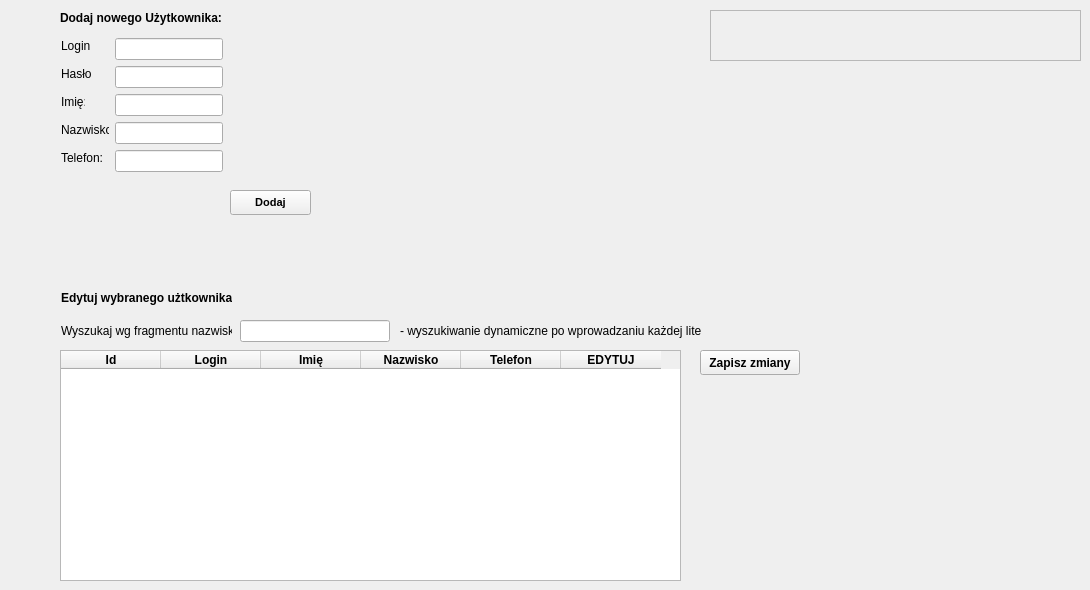
   <widget class="QWidget" name="tabDodajUzytkownika">
    <attribute name="title">
     <string>Dodaj / Edytuj Użytkownika</string>
    </attribute>
    <widget class="QPushButton" name="pushButtonDodajUzytkownika">
     <property name="geometry">
      <rect>
       <x>230</x>
       <y>190</y>
       <width>81</width>
       <height>25</height>
      </rect>
     </property>
     <property name="sizePolicy">
      <sizepolicy hsizetype="Minimum" vsizetype="Minimum">
       <horstretch>0</horstretch>
       <verstretch>0</verstretch>
      </sizepolicy>
     </property>
     <property name="font">
      <font>
       <pointsize>8</pointsize>
       <weight>75</weight>
       <bold>true</bold>
      </font>
     </property>
     <property name="text">
      <string>Dodaj</string>
     </property>
    </widget>
    <widget class="QLabel" name="komunikatyDodajUzytkownika">
     <property name="geometry">
      <rect>
       <x>710</x>
       <y>10</y>
       <width>371</width>
       <height>51</height>
      </rect>
     </property>
     <property name="font">
      <font>
       <pointsize>9</pointsize>
       <weight>75</weight>
       <bold>true</bold>
      </font>
     </property>
     <property name="frameShape">
      <enum>QFrame::StyledPanel</enum>
     </property>
     <property name="wordWrap">
      <bool>true</bool>
     </property>
    </widget>
    <widget class="QLabel" name="label_53">
     <property name="geometry">
      <rect>
       <x>61</x>
       <y>290</y>
       <width>171</width>
       <height>16</height>
      </rect>
     </property>
     <property name="font">
      <font>
       <weight>75</weight>
       <bold>true</bold>
      </font>
     </property>
     <property name="text">
      <string>Edytuj wybranego użtkownikam:</string>
     </property>
    </widget>
    <widget class="QTableWidget" name="tableWidgetWyszukajUzytkownikaEdycja">
     <property name="geometry">
      <rect>
       <x>60</x>
       <y>350</y>
       <width>621</width>
       <height>231</height>
      </rect>
     </property>
     <column>
      <property name="text">
       <string>Id</string>
      </property>
      <property name="font">
       <font>
        <weight>75</weight>
        <bold>true</bold>
       </font>
      </property>
     </column>
     <column>
      <property name="text">
       <string>Login</string>
      </property>
      <property name="font">
       <font>
        <weight>75</weight>
        <bold>true</bold>
       </font>
      </property>
     </column>
     <column>
      <property name="text">
       <string>Imię</string>
      </property>
      <property name="font">
       <font>
        <weight>75</weight>
        <bold>true</bold>
       </font>
      </property>
     </column>
     <column>
      <property name="text">
       <string>Nazwisko</string>
      </property>
      <property name="font">
       <font>
        <weight>75</weight>
        <bold>true</bold>
       </font>
      </property>
     </column>
     <column>
      <property name="text">
       <string>Telefon</string>
      </property>
      <property name="font">
       <font>
        <weight>75</weight>
        <bold>true</bold>
       </font>
      </property>
     </column>
     <column>
      <property name="text">
       <string>EDYTUJ</string>
      </property>
      <property name="font">
       <font>
        <weight>75</weight>
        <bold>true</bold>
       </font>
      </property>
     </column>
    </widget>
    <widget class="QLabel" name="label_54">
     <property name="geometry">
      <rect>
       <x>61</x>
       <y>320</y>
       <width>171</width>
       <height>22</height>
      </rect>
     </property>
     <property name="text">
      <string>Wyszukaj wg fragmentu nazwiska:</string>
     </property>
     <property name="buddy">
      <cstring>lineEditOpisWyszukaj</cstring>
     </property>
    </widget>
    <widget class="QLabel" name="label_55">
     <property name="geometry">
      <rect>
       <x>400</x>
       <y>320</y>
       <width>301</width>
       <height>22</height>
      </rect>
     </property>
     <property name="text">
      <string>- wyszukiwanie dynamiczne po wprowadzaniu każdej litery</string>
     </property>
    </widget>
    <widget class="QPushButton" name="pushButtonEdytujUzytkownika">
     <property name="geometry">
      <rect>
       <x>700</x>
       <y>350</y>
       <width>100</width>
       <height>25</height>
      </rect>
     </property>
     <property name="font">
      <font>
       <weight>75</weight>
       <bold>true</bold>
      </font>
     </property>
     <property name="text">
      <string>Zapisz zmiany</string>
     </property>
    </widget>
    <widget class="QLineEdit" name="lineEditNazwiskolWyszukajEdytuj">
     <property name="geometry">
      <rect>
       <x>240</x>
       <y>320</y>
       <width>150</width>
       <height>22</height>
      </rect>
     </property>
     <property name="minimumSize">
      <size>
       <width>150</width>
       <height>0</height>
      </size>
     </property>
    </widget>
    <widget class="QLabel" name="label_58">
     <property name="geometry">
      <rect>
       <x>61</x>
       <y>150</y>
       <width>48</width>
       <height>16</height>
      </rect>
     </property>
     <property name="text">
      <string>Telefon:</string>
     </property>
     <property name="buddy">
      <cstring>lineEditNazwiskoUzytkownika</cstring>
     </property>
    </widget>
    <widget class="QLineEdit" name="lineEditTelefonUzytkownika">
     <property name="geometry">
      <rect>
       <x>115</x>
       <y>150</y>
       <width>108</width>
       <height>22</height>
      </rect>
     </property>
     <property name="font">
      <font>
       <pointsize>9</pointsize>
      </font>
     </property>
    </widget>
    <widget class="QLabel" name="label_64">
     <property name="geometry">
      <rect>
       <x>60</x>
       <y>10</y>
       <width>171</width>
       <height>16</height>
      </rect>
     </property>
     <property name="font">
      <font>
       <weight>75</weight>
       <bold>true</bold>
      </font>
     </property>
     <property name="text">
      <string>Dodaj nowego Użytkownika:</string>
     </property>
    </widget>
    <widget class="QLabel" name="label">
     <property name="geometry">
      <rect>
       <x>61</x>
       <y>38</y>
       <width>29</width>
       <height>16</height>
      </rect>
     </property>
     <property name="text">
      <string>Login:</string>
     </property>
     <property name="buddy">
      <cstring>lineEditLogin</cstring>
     </property>
    </widget>
    <widget class="QLineEdit" name="lineEditLogin">
     <property name="geometry">
      <rect>
       <x>115</x>
       <y>38</y>
       <width>108</width>
       <height>22</height>
      </rect>
     </property>
     <property name="font">
      <font>
       <pointsize>9</pointsize>
      </font>
     </property>
    </widget>
    <widget class="QLabel" name="label_2">
     <property name="geometry">
      <rect>
       <x>61</x>
       <y>66</y>
       <width>31</width>
       <height>16</height>
      </rect>
     </property>
     <property name="text">
      <string>Hasło:</string>
     </property>
     <property name="buddy">
      <cstring>lineEditHaslo</cstring>
     </property>
    </widget>
    <widget class="QLabel" name="label_3">
     <property name="geometry">
      <rect>
       <x>61</x>
       <y>94</y>
       <width>24</width>
       <height>16</height>
      </rect>
     </property>
     <property name="text">
      <string>Imię:</string>
     </property>
     <property name="buddy">
      <cstring>lineEditImieUzytkownika</cstring>
     </property>
    </widget>
    <widget class="QLineEdit" name="lineEditHaslo">
     <property name="geometry">
      <rect>
       <x>115</x>
       <y>66</y>
       <width>108</width>
       <height>22</height>
      </rect>
     </property>
     <property name="font">
      <font>
       <pointsize>9</pointsize>
      </font>
     </property>
     <property name="echoMode">
      <enum>QLineEdit::Password</enum>
     </property>
    </widget>
    <widget class="QLineEdit" name="lineEditImieUzytkownika">
     <property name="geometry">
      <rect>
       <x>115</x>
       <y>94</y>
       <width>108</width>
       <height>22</height>
      </rect>
     </property>
     <property name="font">
      <font>
       <pointsize>9</pointsize>
      </font>
     </property>
    </widget>
    <widget class="QLabel" name="label_4">
     <property name="geometry">
      <rect>
       <x>61</x>
       <y>122</y>
       <width>48</width>
       <height>16</height>
      </rect>
     </property>
     <property name="text">
      <string>Nazwisko:</string>
     </property>
     <property name="buddy">
      <cstring>lineEditNazwiskoUzytkownika</cstring>
     </property>
    </widget>
    <widget class="QLineEdit" name="lineEditNazwiskoUzytkownika">
     <property name="geometry">
      <rect>
       <x>115</x>
       <y>122</y>
       <width>108</width>
       <height>22</height>
      </rect>
     </property>
     <property name="font">
      <font>
       <pointsize>9</pointsize>
      </font>
     </property>
    </widget>
   </widget>
